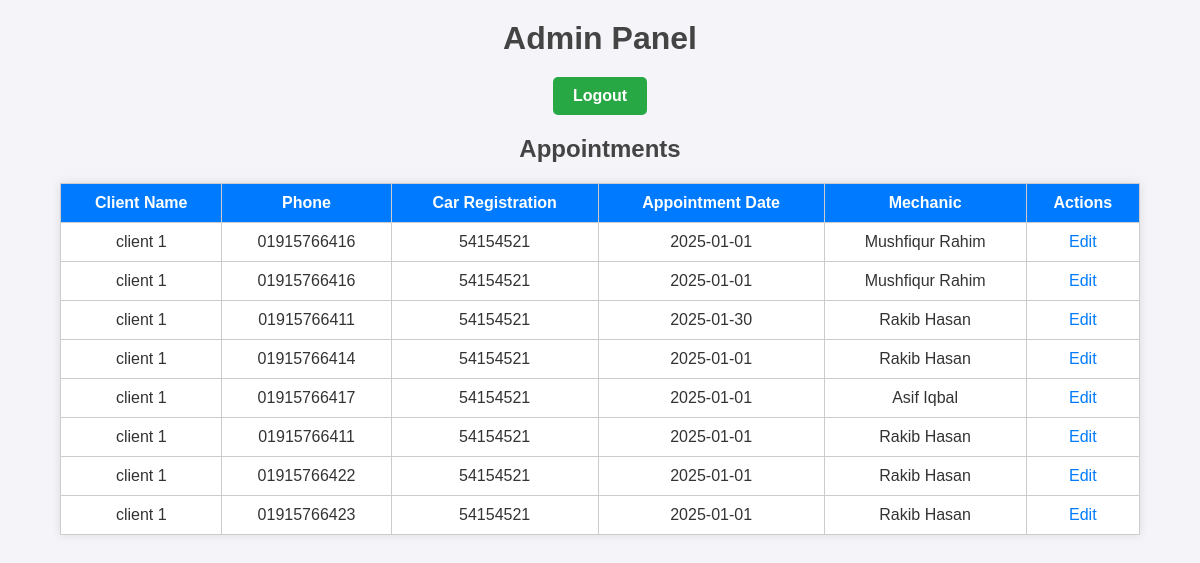
The app's page /car_workshop/admin.php (signed in) with its own data.
### tables this page shows
CREATE TABLE `appointments` (
  `id` int(11) NOT NULL,
  `client_name` varchar(255) DEFAULT NULL,
  `address` varchar(255) DEFAULT NULL,
  `phone` varchar(15) DEFAULT NULL,
  `car_license` varchar(255) DEFAULT NULL,
  `car_engine` varchar(255) DEFAULT NULL,
  `appointment_date` date DEFAULT NULL,
  `mechanic_id` int(11) DEFAULT NULL
);

CREATE TABLE `mechanics` (
  `id` int(11) NOT NULL,
  `name` varchar(255) NOT NULL
);

### car_workshop/admin.php (the view, shortened to what this page needs)
<?php
global $conn;
$result = $conn->query("SELECT appointments.*, mechanics.name AS mechanic_name FROM appointments JOIN mechanics ON appointments.mechanic_id = mechanics.id");
?>
<!DOCTYPE html>
<html lang="">
<head>
    <link rel="stylesheet" href="css/styles.css">
</head>
<body>
<h1>Admin Panel</h1>
<div class="center"><a class="button-link" href="logout.php">Logout</a></div>
<h2>Appointments</h2>
<table>
    <tr>
        <th>Client Name</th>
        <th>Phone</th>
        <th>Car Registration</th>
        <th>Appointment Date</th>
        <th>Mechanic</th>
        <th>Actions</th>
    </tr>
    <?php
    while ($row = $result->fetch_assoc()) {
        echo "<tr>
                    <td>{$row['client_name']}</td>
                    <td>{$row['phone']}</td>
                    <td>{$row['car_license']}</td>
                    <td>{$row['appointment_date']}</td>
                    <td>{$row['mechanic_name']}</td>
                    <td><a href='edit_appointment.php?id={$row['id']}'>Edit</a></td>
                  </tr>";
    }
    ?>
</table>
</body>
</html>

### car_workshop/css/styles.css (style rules this page uses)
body { font-family: Arial, sans-serif; margin: 0; padding: 0; background-color: #f4f4f9; color: #333; }
h1,h2 { text-align: center; margin: 20px 0; color: #444; }
table { width: 90%; margin: 20px auto; border-collapse: collapse; background: #fff; box-shadow: 0 0 10px rgba(0, 0, 0, 0.1); }
table th, table td { padding: 10px; border: 1px solid #ccc; text-align: center; }
table th { background-color: #007bff; color: #fff; }
a { color: #007bff; text-decoration: none; }
.button-link { display: inline-block; background-color: #28a745; color: white; padding: 10px 20px; border: none; border-radius: 5px; text-align: center; text-decoration: none; font-size: 16px; font-weight: bold; cursor: pointer; }
.center { text-align: center; margin: 20px 0; }

### records on screen
appointments: client_name "client 1", phone "01915766416", car_license "54154521", appointment_date "2025-01-01", mechanic.name "Mushfiqur Rahim"
appointments: client_name "client 1", phone "01915766416", car_license "54154521", appointment_date "2025-01-01", mechanic.name "Mushfiqur Rahim"
appointments: client_name "client 1", phone "01915766411", car_license "54154521", appointment_date "2025-01-30", mechanic.name "Rakib Hasan"
appointments: client_name "client 1", phone "01915766414", car_license "54154521", appointment_date "2025-01-01", mechanic.name "Rakib Hasan"
appointments: client_name "client 1", phone "01915766417", car_license "54154521", appointment_date "2025-01-01", mechanic.name "Asif Iqbal"
appointments: client_name "client 1", phone "01915766411", car_license "54154521", appointment_date "2025-01-01", mechanic.name "Rakib Hasan"
appointments: client_name "client 1", phone "01915766422", car_license "54154521", appointment_date "2025-01-01", mechanic.name "Rakib Hasan"
appointments: client_name "client 1", phone "01915766423", car_license "54154521", appointment_date "2025-01-01", mechanic.name "Rakib Hasan"
